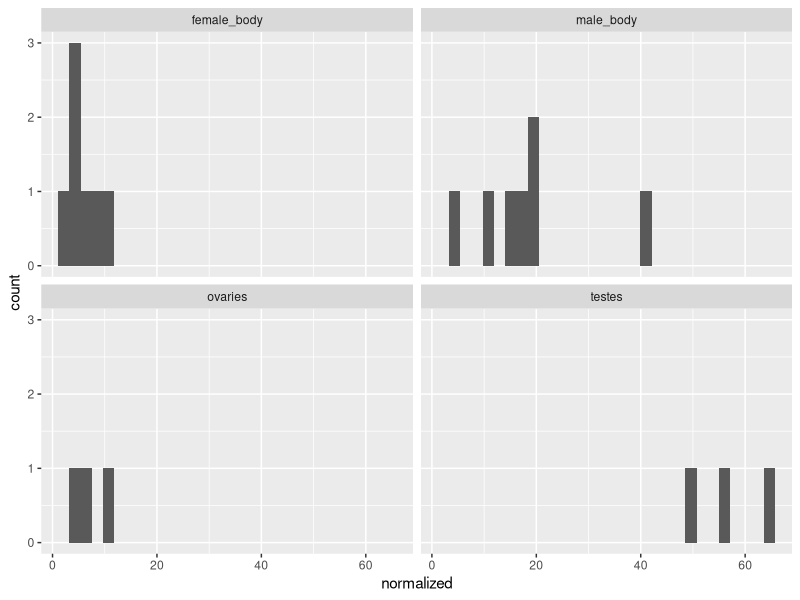
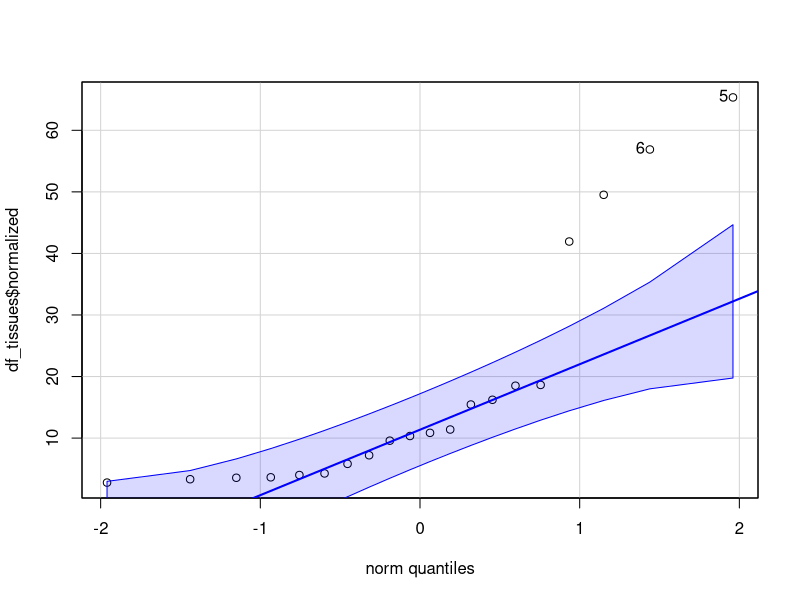
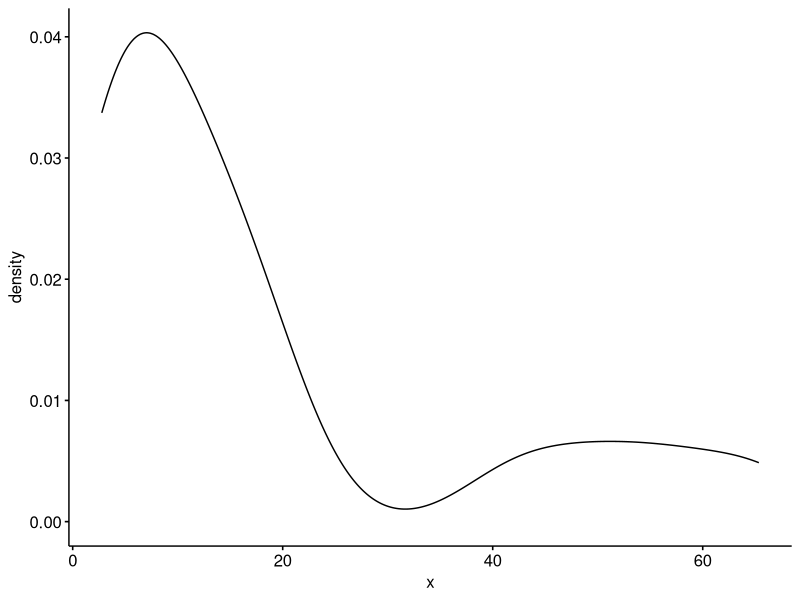
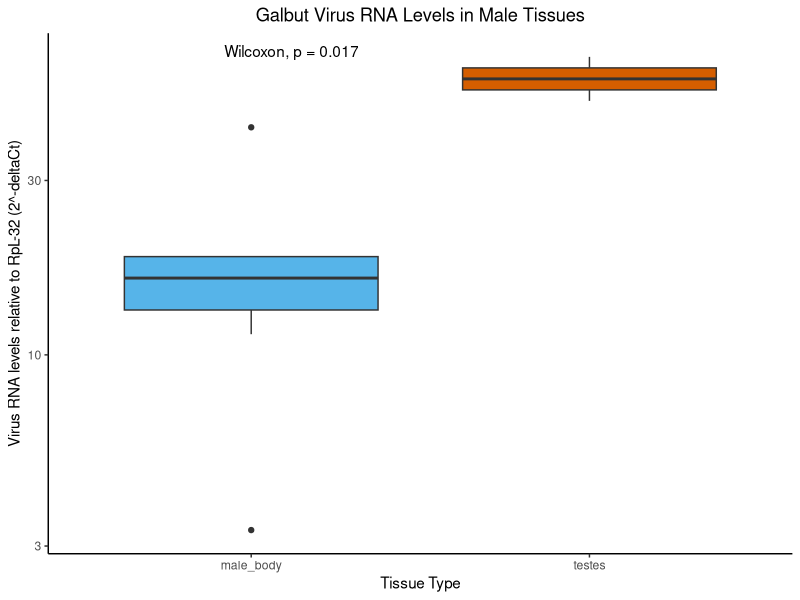
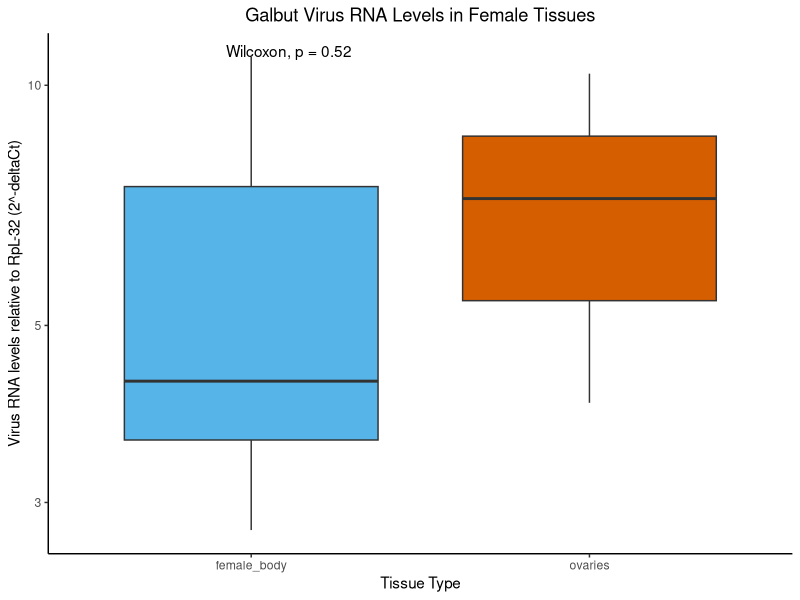
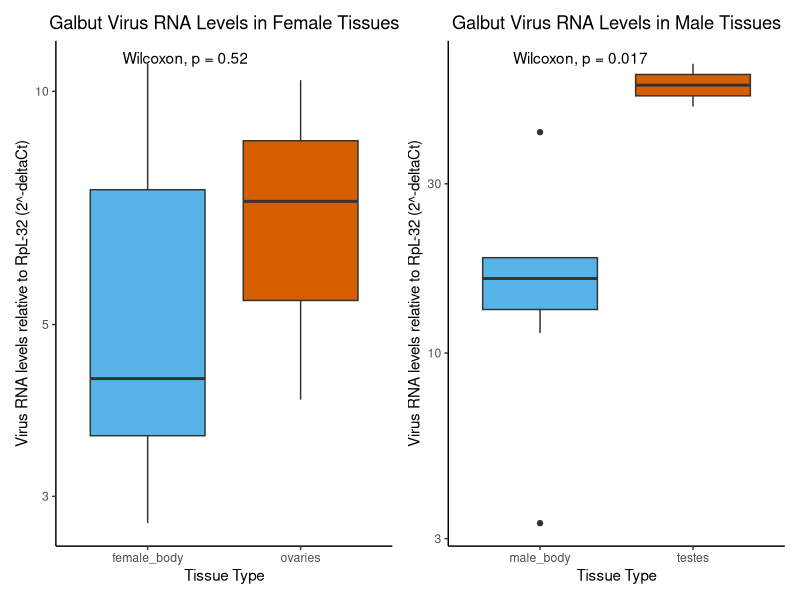
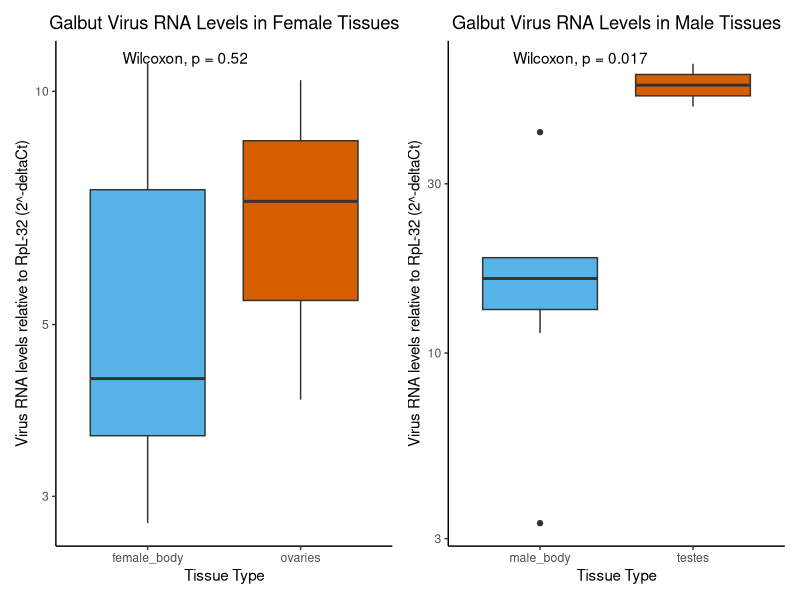

These charts were generated, in order, by the following R code:
#Script for analysis for Figure 5C
# Virus load analysis of testes and ovaries compared to bodies

#Aims of this script:

# 1) Plot the virus loads (as determined by virus RNA relative to RpL-32)
# 2) perform a statistical analysis to see if sex tissues have higher virus load
# as compared to the whole body

library(tidyverse)
library(readxl)
library(ggpubr)

#set wd to where the file is saved
setwd(dirname(rstudioapi::getActiveDocumentContext()$path))

#import the data
df_tissues <- read_excel("tissue_virus_load_table.xlsx")

#statistical analysis

#does the data follow normality assumptions
#do testing to know wilcoxon vs t test

#doesn't appear to be normalized, do wilcoxon
ggplot(df_tissues, aes(x = normalized)) + 
  geom_histogram() +
  facet_wrap(~tissue)
library(car)
qqp(df_tissues$normalized)
ggdensity(df_tissues$normalized)


#Plot each type by the respective sex
#do wilcoxon test
#showing it on a plot to be able to use tidyverse (ggplot2 with ggpubr)

#separate each plot by sex
#not comparing across sexes, only within sexes

#pull out male tissue data
df_tissues_m <- df_tissues %>% 
                filter(sex == 'male')

theme_set(theme_classic())
p_tissue_m <- ggplot(df_tissues_m, aes(tissue, normalized)) +
    geom_boxplot(aes(fill = factor(tissue))) +
    labs(title = "Galbut Virus RNA Levels in Male Tissues",
         y = "Virus RNA levels relative to RpL-32 (2^-deltaCt)",
         x = "Tissue Type") +
    scale_fill_manual(values=c("#56B4E9", "#D55E00")) +
    theme(legend.position = "none",
          plot.title = element_text(hjust = 0.5)) +
    scale_y_log10() +
    stat_compare_means() #this naturally chose to do Wilcoxon
p_tissue_m #if you want to view the plot

#separate out the female tissue data
df_tissues_f <- df_tissues %>% 
    filter(sex == 'female')  

p_tissue_f <- ggplot(df_tissues_f, aes(tissue, normalized)) +
  geom_boxplot(aes(fill = factor(tissue))) +
  labs(title = "Galbut Virus RNA Levels in Female Tissues",
       y = "Virus RNA levels relative to RpL-32 (2^-deltaCt)",
       x = "Tissue Type") +
  scale_fill_manual(values=c("#56B4E9", "#D55E00")) +
  theme(legend.position = "none",
        plot.title = element_text(hjust = 0.5)) +
  scale_y_log10() +
  stat_compare_means()

p_tissue_f #if you want to visualize the plot here    

#combine the plots
library(patchwork)
p_tissue_f | p_tissue_m

#save it as a PDF
ggsave("tissue_virus_load.pdf")

#This PDF was then opened with Affinity designer for aesthetics and sizing
